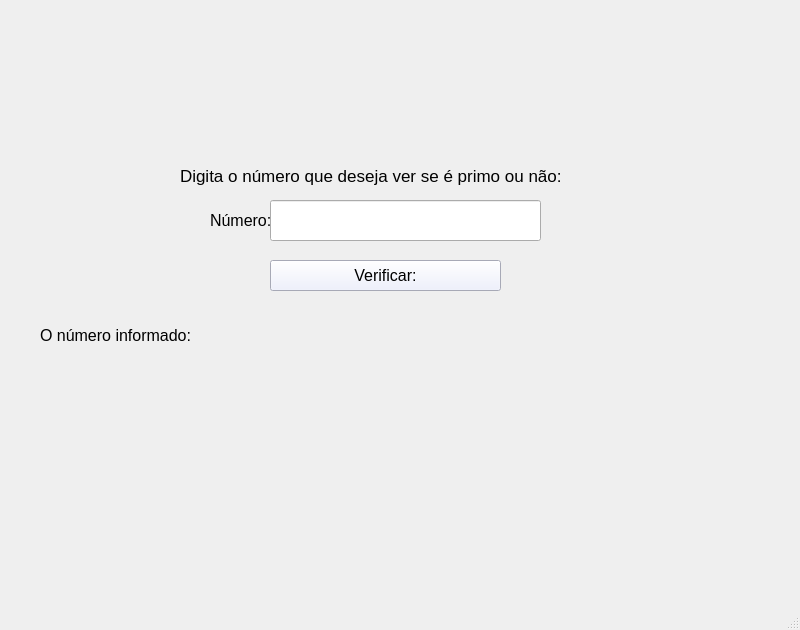
<?xml version="1.0" encoding="UTF-8"?>
<ui version="4.0">
 <class>MainWindow</class>
 <widget class="QMainWindow" name="MainWindow">
  <property name="geometry">
   <rect>
    <x>0</x>
    <y>0</y>
    <width>800</width>
    <height>630</height>
   </rect>
  </property>
  <property name="windowTitle">
   <string>MainWindow</string>
  </property>
  <widget class="QWidget" name="centralwidget">
   <widget class="QPushButton" name="pushButtonVerificar">
    <property name="geometry">
     <rect>
      <x>270</x>
      <y>260</y>
      <width>231</width>
      <height>31</height>
     </rect>
    </property>
    <property name="font">
     <font>
      <family>Arial</family>
      <pointsize>12</pointsize>
     </font>
    </property>
    <property name="styleSheet">
     <string notr="true">background: #eaedff;</string>
    </property>
    <property name="text">
     <string>Verificar:</string>
    </property>
   </widget>
   <widget class="QLineEdit" name="lineEditNum">
    <property name="geometry">
     <rect>
      <x>270</x>
      <y>200</y>
      <width>271</width>
      <height>41</height>
     </rect>
    </property>
    <property name="font">
     <font>
      <family>Arial</family>
      <pointsize>12</pointsize>
     </font>
    </property>
   </widget>
   <widget class="QLabel" name="labelNum">
    <property name="geometry">
     <rect>
      <x>210</x>
      <y>200</y>
      <width>61</width>
      <height>41</height>
     </rect>
    </property>
    <property name="font">
     <font>
      <family>Arial</family>
      <pointsize>12</pointsize>
     </font>
    </property>
    <property name="text">
     <string>Número:</string>
    </property>
   </widget>
   <widget class="QLabel" name="labelDescricao">
    <property name="geometry">
     <rect>
      <x>180</x>
      <y>160</y>
      <width>381</width>
      <height>31</height>
     </rect>
    </property>
    <property name="font">
     <font>
      <family>Arial</family>
      <pointsize>13</pointsize>
     </font>
    </property>
    <property name="text">
     <string>Digita o número que deseja ver se é primo ou não:</string>
    </property>
   </widget>
   <widget class="QLabel" name="labelResultado">
    <property name="geometry">
     <rect>
      <x>40</x>
      <y>310</y>
      <width>641</width>
      <height>51</height>
     </rect>
    </property>
    <property name="font">
     <font>
      <family>Arial</family>
      <pointsize>12</pointsize>
     </font>
    </property>
    <property name="text">
     <string>O número informado: </string>
    </property>
   </widget>
  </widget>
  <widget class="QMenuBar" name="menubar">
   <property name="geometry">
    <rect>
     <x>0</x>
     <y>0</y>
     <width>800</width>
     <height>21</height>
    </rect>
   </property>
  </widget>
  <widget class="QStatusBar" name="statusbar"/>
 </widget>
 <resources/>
 <connections/>
</ui>
